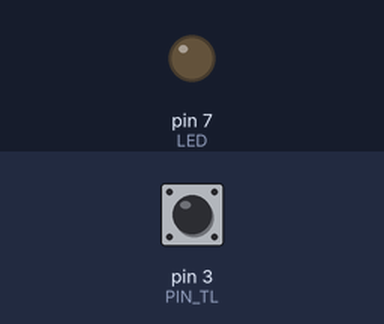
The sketch below on a simulated Arduino Uno, built with avr-gcc and run on an emulated ATmega328P. Shown: output pins drawn as LEDs (lit = HIGH). The inputs (shaded band) are chosen by the test bench; at power-on: pin 3 (PIN_TL) HIGH.

Above: at 1.2 s.
1.3 s: pin 3 (PIN_TL) pulsed LOW 5 times (0.12 s each, 0.3 s apart)
At 3.4 s:
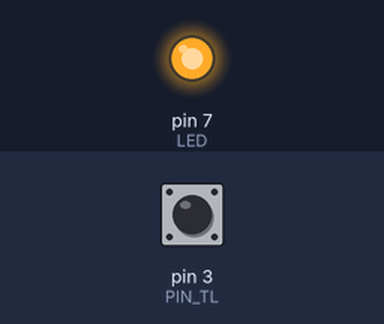
4.3 s: pin 3 (PIN_TL) pulled LOW for 0.15 s
At 5.0 s:
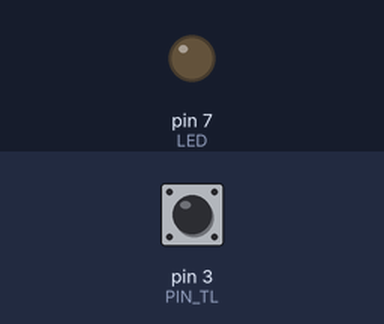
Timing chart, 0 to 7.3 s (numbered marks = the images above; inputs shaded):
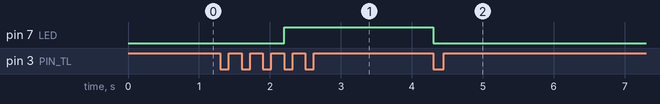

Measured:
- after the input at 1.3 s, pin 7 (LED): LOW → HIGH after 0.90 s
- after the input at 4.3 s, pin 7 (LED): HIGH → LOW at once

The sketch:

6.ino
```cpp
/*Deklarujte prom. "zapnuti" a "vypnuti" se vhodným datovým typem (min. použitelným), když obsahem proměnných budou čísla 0 až 10.
V prom. "zapnuti" bude uložen počet stisknutí tlačítka potřebných pro rozsvícení integr. LED a v prom.
"vypnuti" bude uložen počet stisknutí tlačítka potřebných pro zhasnutí integr. LED.
Pomocí ext. přerušení zajistěte rozsvícení LED po počtu stisku uvedených v prom. "zapnuti" a totéž pro zhasnutí.
Např. pokud bude v prom "zapnuti" 4 a ve "vypnuti" 2, tak po 4  stisknutích se LED rozsvítí a po dalších 2 zhasne.
*/
#define LED 7
#define PIN_TL 3
#define ZAKMIT 20
bool StavTl;
bool PredchoziStavTl = HIGH;
unsigned long PosledniZmena;
unsigned long pocetStisku;
bool StavLed = LOW;
byte zapnuti = 4;
byte vypnuti = 2;
void setup() {
  pinMode (LED, OUTPUT);
  pinMode (PIN_TL, INPUT_PULLUP);
  attachInterrupt(digitalPinToInterrupt(PIN_TL), ObsluhaTl, CHANGE);
  Serial.begin(9600);

}

void loop() {
}
void ObsluhaTl () {
  StavTl = digitalRead(PIN_TL);
  if(StavTl!=PredchoziStavTl && millis()>= PosledniZmena + ZAKMIT){
    PredchoziStavTl = StavTl;
    PosledniZmena = millis();
    if(StavTl == LOW){
    pocetStisku ++;
      if(pocetStisku == zapnuti && StavLed == LOW){
        pocetStisku = 0;
        StavLed = HIGH;
        digitalWrite(LED,StavLed);
      }
      if(pocetStisku == vypnuti && StavLed == HIGH){
        pocetStisku = 0;
        StavLed = LOW;
        digitalWrite(LED,StavLed);
      }


    }
  }
}
```
